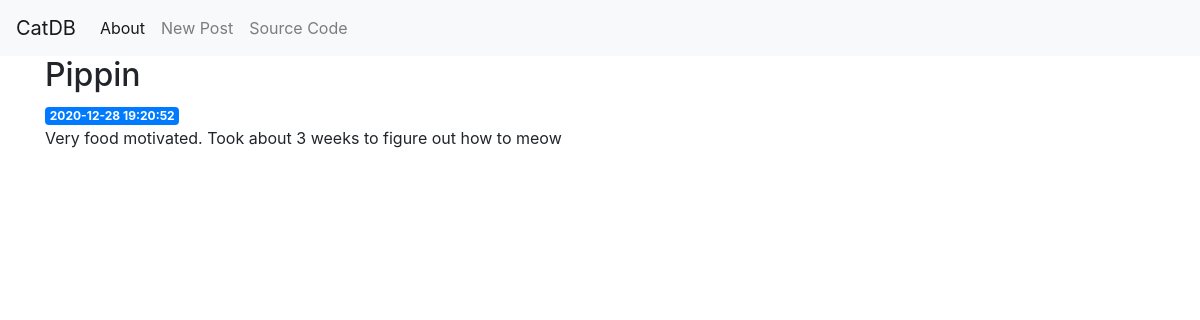
The page /5 on the database its author committed.
### tables this page shows
CREATE TABLE posts (
    id INTEGER PRIMARY KEY AUTOINCREMENT,
    created TIMESTAMP NOT NULL DEFAULT CURRENT_TIMESTAMP,
    title TEXT NOT NULL,
    content TEXT NOT NULL
);

### app.py (the view)
@app.route('/<int:post_id>')
def post(post_id):
    post = get_post(post_id)
    return render_template('post.html', post=post)

### app.py (called while the page is built)
def get_db_connection():
    conn = sqlite3.connect('database.db')
    conn.row_factory = sqlite3.Row
    return conn

def get_post(post_id):
    conn = get_db_connection()
    post = conn.execute('SELECT * FROM posts WHERE id = ?', (post_id,)).fetchone()
    conn.close()
    if post is None:
        abort(404)
    return post

### templates/post.html
{% extends 'base.html' %}
{% block content %}
    <h2>{% block title %} {{ post['title'] }} {% endblock %}</h2>
    <span class="badge badge-primary">{{ post['created'] }}</span>
    <p>{{ post['content'] }}</p>
{% endblock %}

### rows shown on the page
posts: title "Pippin", created "2020-12-28 19:20:52", content "Very food motivated. Took about 3 weeks to figure out how to meow"
